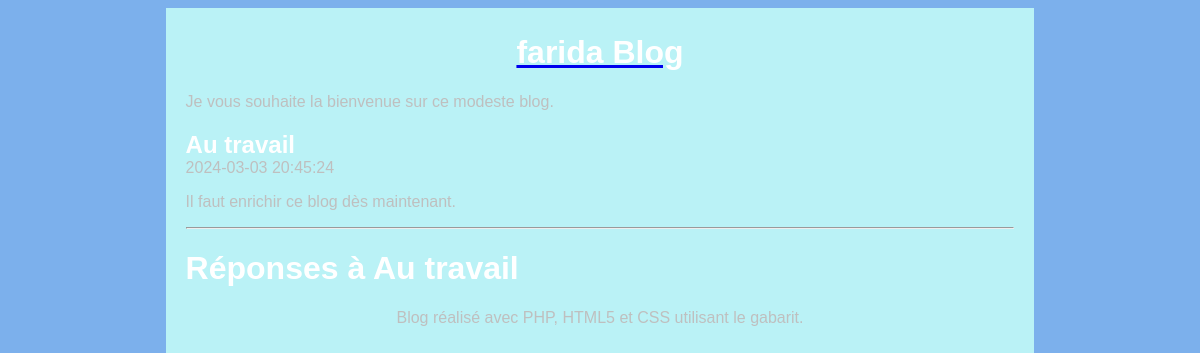
/index.php?action=billet&id=2, run on the app's committed database.
### tables this page shows
create table T_BILLET (
  BIL_ID integer primary key auto_increment,
  BIL_DATE datetime not null,
  BIL_TITRE varchar(100) not null,
  BIL_CONTENU varchar(400) not null
);

### controleur.php (called while the page is built, shortened)
<?php
require 'Model.php';
function billet($idBillet) {
    $billet = getBillet($idBillet);
    require 'vueBillet.php';
}

### Model.php (called while the page is built, shortened)
<?php
function getBillet($idBillet) {
    $bdd = getBdd();
    $billet = $bdd->prepare('select BIL_ID as id, BIL_DATE as date,'
            . ' BIL_TITRE as titre, BIL_CONTENU as contenu from T_BILLET'
            . ' where BIL_ID=?');
    $billet->execute(array($idBillet));
    if ($billet->rowCount() == 1)
        return $billet->fetch();
    else
        throw new Exception("Aucun billet ne correspond à l'identifiant '$idBillet'");
}
function getBdd() {
    $bdd = new PDO('mysql:host=localhost;dbname=monblog;charset=utf8', 'root',
            '', array(PDO::ATTR_ERRMODE => PDO::ERRMODE_EXCEPTION));
    return $bdd;
}

### vueBillet.php (the view, shortened to what this page needs)
<article>
    <header>
        <h1 class="titreBillet"><?= $billet['titre'] ?></h1>
        <time><?= $billet['date'] ?></time>
    </header>
    <p><?= $billet['contenu'] ?></p>
</article>
<hr />
<header>
    <h1 id="titreReponses">Réponses à <?= $billet['titre'] ?></h1>
</header>
<?php require 'gabarit.php'; ?>

### style.css (style rules this page uses)
html, body { height: 100%; }
body { color: #bfbfbf; background: rgb(124, 176, 236); font-family: 'Futura-Medium', 'Futura', 'Trebuchet MS', sans-serif; }
h1 { color: white; }
.titreBillet { margin-bottom : 0px; }

### data on the page
t_billet: BIL_TITRE "Au travail", BIL_DATE "2024-03-03 20:45:24", BIL_CONTENU "Il faut enrichir ce blog dès maintenant."
